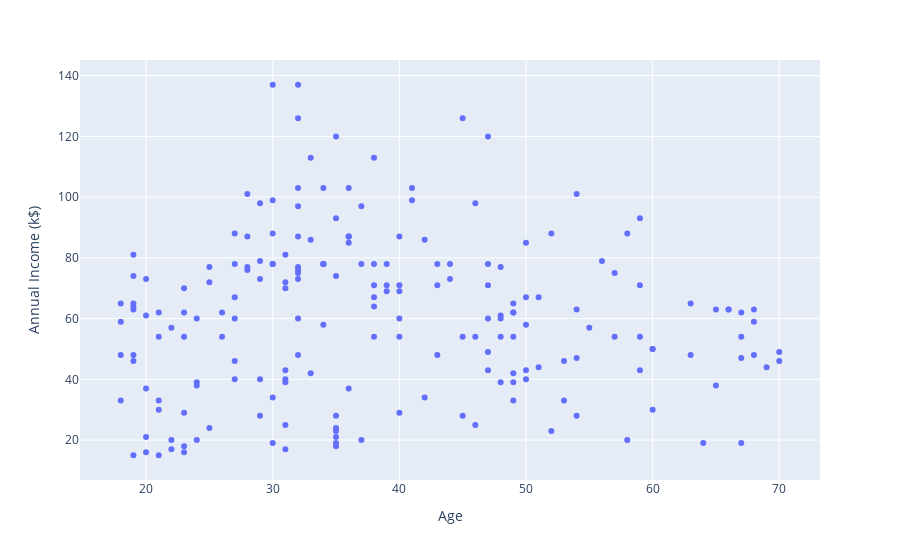

Notebook code cell kept with this figure:
### Code cell
px.scatter(df, x='Age', y='Annual Income (k$)')

### Figure 1 — Plotly figure (JSON) as saved in the notebook; plotly's stock layout.template omitted (floating-point values rounded to 4 significant figures; data arrays with more than 128 entries replaced by an {"elided": "..."} marker saying what was removed)
{"data": [{"hovertemplate": "Age=%{x}<br>Annual Income (k$)=%{y}<extra></extra>", "legendgroup": "", "marker": {"color": "#636efa", "symbol": "circle"}, "mode": "markers", "name": "", "orientation": "v", "showlegend": false, "type": "scatter", "x": {"elided": "200 int values"}, "xaxis": "x", "y": {"elided": "200 int values"}, "yaxis": "y"}], "layout": {"legend": {"tracegroupgap": 0}, "margin": {"t": 60}, "xaxis": {"anchor": "y", "domain": [0, 1], "title": {"text": "Age"}}, "yaxis": {"anchor": "x", "domain": [0, 1], "title": {"text": "Annual Income (k$)"}}}}
